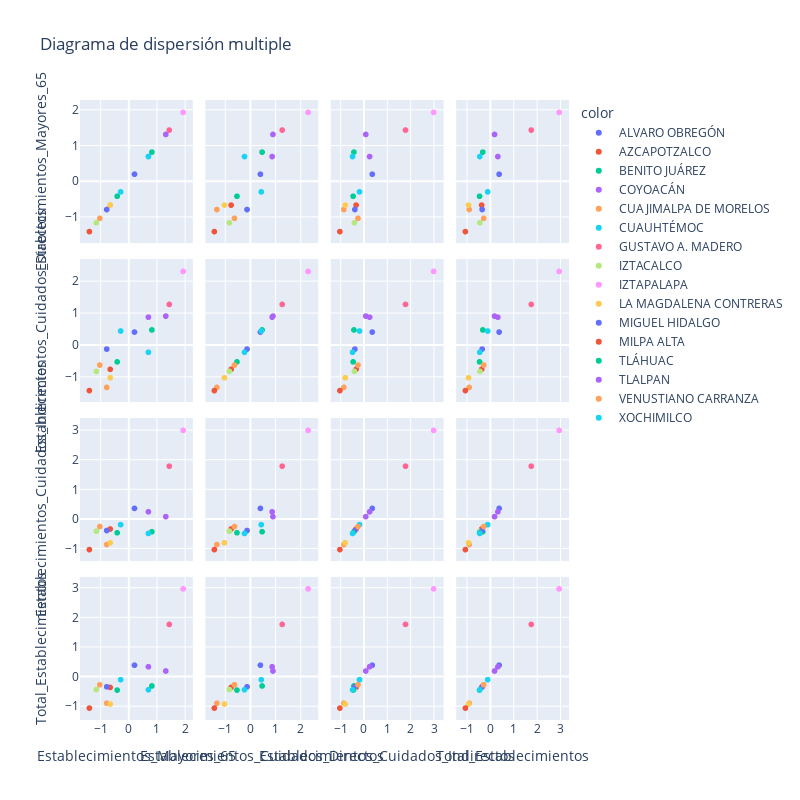

Here is the notebook cell this chart was saved with:
### Code cell
plot_relations(datos_z,datos_z.columns[5:9],datos['Alcaldia'])

### Figure 1 — Plotly figure (JSON) as saved in the notebook; plotly's stock layout.template omitted (floating-point values rounded to 4 significant figures)
{"data": [{"dimensions": [{"axis": {"matches": true}, "label": "Establecimientos_Mayores_65", "values": [0.2088]}, {"axis": {"matches": true}, "label": "Establecimientos_Cuidados_Directos", "values": [0.4193]}, {"axis": {"matches": true}, "label": "Establecimientos_Cuidados_Indirectos", "values": [0.3711]}, {"axis": {"matches": true}, "label": "Total_Establecimientos", "values": [0.3856]}], "hovertemplate": "color=ALVARO OBREGÓN<br>%{xaxis.title.text}=%{x}<br>%{yaxis.title.text}=%{y}<extra></extra>", "legendgroup": "ALVARO OBREGÓN", "marker": {"color": "#636efa", "symbol": "circle"}, "name": "ALVARO OBREGÓN", "showlegend": true, "type": "splom"}, {"dimensions": [{"axis": {"matches": true}, "label": "Establecimientos_Mayores_65", "values": [-0.6572]}, {"axis": {"matches": true}, "label": "Establecimientos_Cuidados_Directos", "values": [-0.749]}, {"axis": {"matches": true}, "label": "Establecimientos_Cuidados_Indirectos", "values": [-0.3253]}, {"axis": {"matches": true}, "label": "Total_Establecimientos", "values": [-0.3655]}], "hovertemplate": "color=AZCAPOTZALCO<br>%{xaxis.title.text}=%{x}<br>%{yaxis.title.text}=%{y}<extra></extra>", "legendgroup": "AZCAPOTZALCO", "marker": {"color": "#EF553B", "symbol": "circle"}, "name": "AZCAPOTZALCO", "showlegend": true, "type": "splom"}, {"dimensions": [{"axis": {"matches": true}, "label": "Establecimientos_Mayores_65", "values": [0.8273]}, {"axis": {"matches": true}, "label": "Establecimientos_Cuidados_Directos", "values": [0.4861]}, {"axis": {"matches": true}, "label": "Establecimientos_Cuidados_Indirectos", "values": [-0.4168]}, {"axis": {"matches": true}, "label": "Total_Establecimientos", "values": [-0.3154]}], "hovertemplate": "color=BENITO JUÁREZ<br>%{xaxis.title.text}=%{x}<br>%{yaxis.title.text}=%{y}<extra></extra>", "legendgroup": "BENITO JUÁREZ", "marker": {"color": "#00cc96", "symbol": "circle"}, "name": "BENITO JUÁREZ", "showlegend": true, "type": "splom"}, {"dimensions": [{"axis": {"matches": true}, "label": "Establecimientos_Mayores_65", "values": [1.322]}, {"axis": {"matches": true}, "label": "Establecimientos_Cuidados_Directos", "values": [0.92]}, {"axis": {"matches": true}, "label": "Establecimientos_Cuidados_Indirectos", "values": [0.09252]}, {"axis": {"matches": true}, "label": "Total_Establecimientos", "values": [0.1889]}], "hovertemplate": "color=COYOACÁN<br>%{xaxis.title.text}=%{x}<br>%{yaxis.title.text}=%{y}<extra></extra>", "legendgroup": "COYOACÁN", "marker": {"color": "#ab63fa", "symbol": "circle"}, "name": "COYOACÁN", "showlegend": true, "type": "splom"}, {"dimensions": [{"axis": {"matches": true}, "label": "Establecimientos_Mayores_65", "values": [-0.7809]}, {"axis": {"matches": true}, "label": "Establecimientos_Cuidados_Directos", "values": [-1.316]}, {"axis": {"matches": true}, "label": "Establecimientos_Cuidados_Indirectos", "values": [-0.8506]}, {"axis": {"matches": true}, "label": "Total_Establecimientos", "values": [-0.8985]}], "hovertemplate": "color=CUAJIMALPA DE MORELOS<br>%{xaxis.title.text}=%{x}<br>%{yaxis.title.text}=%{y}<extra></extra>", "legendgroup": "CUAJIMALPA DE MORELOS", "marker": {"color": "#FFA15A", "symbol": "circle"}, "name": "CUAJIMALPA DE MORELOS", "showlegend": true, "type": "splom"}, {"dimensions": [{"axis": {"matches": true}, "label": "Establecimientos_Mayores_65", "values": [-0.2861]}, {"axis": {"matches": true}, "label": "Establecimientos_Cuidados_Directos", "values": [0.4527]}, {"axis": {"matches": true}, "label": "Establecimientos_Cuidados_Indirectos", "values": [-0.1781]}, {"axis": {"matches": true}, "label": "Total_Establecimientos", "values": [-0.1044]}], "hovertemplate": "color=CUAUHTÉMOC<br>%{xaxis.title.text}=%{x}<br>%{yaxis.title.text}=%{y}<extra></extra>", "legendgroup": "CUAUHTÉMOC", "marker": {"color": "#19d3f3", "symbol": "circle"}, "name": "CUAUHTÉMOC", "showlegend": true, "type": "splom"}, {"dimensions": [{"axis": {"matches": true}, "label": "Establecimientos_Mayores_65", "values": [1.446]}, {"axis": {"matches": true}, "label": "Establecimientos_Cuidados_Directos", "values": [1.287]}, {"axis": {"matches": true}, "label": "Establecimientos_Cuidados_Indirectos", "values": [1.8]}, {"axis": {"matches": true}, "label": "Total_Establecimientos", "values": [1.763]}], "hovertemplate": "color=GUSTAVO A. MADERO<br>%{xaxis.title.text}=%{x}<br>%{yaxis.title.text}=%{y}<extra></extra>", "legendgroup": "GUSTAVO A. MADERO", "marker": {"color": "#FF6692", "symbol": "circle"}, "name": "GUSTAVO A. MADERO", "showlegend": true, "type": "splom"}, {"dimensions": [{"axis": {"matches": true}, "label": "Establecimientos_Mayores_65", "values": [-1.152]}, {"axis": {"matches": true}, "label": "Establecimientos_Cuidados_Directos", "values": [-0.8157]}, {"axis": {"matches": true}, "label": "Establecimientos_Cuidados_Indirectos", "values": [-0.3969]}, {"axis": {"matches": true}, "label": "Total_Establecimientos", "values": [-0.4371]}], "hovertemplate": "color=IZTACALCO<br>%{xaxis.title.text}=%{x}<br>%{yaxis.title.text}=%{y}<extra></extra>", "legendgroup": "IZTACALCO", "marker": {"color": "#B6E880", "symbol": "circle"}, "name": "IZTACALCO", "showlegend": true, "type": "splom"}, {"dimensions": [{"axis": {"matches": true}, "label": "Establecimientos_Mayores_65", "values": [1.941]}, {"axis": {"matches": true}, "label": "Establecimientos_Cuidados_Directos", "values": [2.322]}, {"axis": {"matches": true}, "label": "Establecimientos_Cuidados_Indirectos", "values": [3.009]}, {"axis": {"matches": true}, "label": "Total_Establecimientos", "values": [2.961]}], "hovertemplate": "color=IZTAPALAPA<br>%{xaxis.title.text}=%{x}<br>%{yaxis.title.text}=%{y}<extra></extra>", "legendgroup": "IZTAPALAPA", "marker": {"color": "#FF97FF", "symbol": "circle"}, "name": "IZTAPALAPA", "showlegend": true, "type": "splom"}, {"dimensions": [{"axis": {"matches": true}, "label": "Establecimientos_Mayores_65", "values": [-0.6572]}, {"axis": {"matches": true}, "label": "Establecimientos_Cuidados_Directos", "values": [-1.016]}, {"axis": {"matches": true}, "label": "Establecimientos_Cuidados_Indirectos", "values": [-0.7909]}, {"axis": {"matches": true}, "label": "Total_Establecimientos", "values": [-0.9271]}], "hovertemplate": "color=LA MAGDALENA CONTRERAS<br>%{xaxis.title.text}=%{x}<br>%{yaxis.title.text}=%{y}<extra></extra>", "legendgroup": "LA MAGDALENA CONTRERAS", "marker": {"color": "#FECB52", "symbol": "circle"}, "name": "LA MAGDALENA CONTRERAS", "showlegend": true, "type": "splom"}, {"dimensions": [{"axis": {"matches": true}, "label": "Establecimientos_Mayores_65", "values": [-0.7809]}, {"axis": {"matches": true}, "label": "Establecimientos_Cuidados_Directos", "values": [-0.1147]}, {"axis": {"matches": true}, "label": "Establecimientos_Cuidados_Indirectos", "values": [-0.377]}, {"axis": {"matches": true}, "label": "Total_Establecimientos", "values": [-0.3441]}], "hovertemplate": "color=MIGUEL HIDALGO<br>%{xaxis.title.text}=%{x}<br>%{yaxis.title.text}=%{y}<extra></extra>", "legendgroup": "MIGUEL HIDALGO", "marker": {"color": "#636efa", "symbol": "circle"}, "name": "MIGUEL HIDALGO", "showlegend": true, "type": "splom"}, {"dimensions": [{"axis": {"matches": true}, "label": "Establecimientos_Mayores_65", "values": [-1.399]}, {"axis": {"matches": true}, "label": "Establecimientos_Cuidados_Directos", "values": [-1.417]}, {"axis": {"matches": true}, "label": "Establecimientos_Cuidados_Indirectos", "values": [-1.022]}, {"axis": {"matches": true}, "label": "Total_Establecimientos", "values": [-1.063]}], "hovertemplate": "color=MILPA ALTA<br>%{xaxis.title.text}=%{x}<br>%{yaxis.title.text}=%{y}<extra></extra>", "legendgroup": "MILPA ALTA", "marker": {"color": "#EF553B", "symbol": "circle"}, "name": "MILPA ALTA", "showlegend": true, "type": "splom"}, {"dimensions": [{"axis": {"matches": true}, "label": "Establecimientos_Mayores_65", "values": [-0.4098]}, {"axis": {"matches": true}, "label": "Establecimientos_Cuidados_Directos", "values": [-0.5153]}, {"axis": {"matches": true}, "label": "Establecimientos_Cuidados_Indirectos", "values": [-0.4526]}, {"axis": {"matches": true}, "label": "Total_Establecimientos", "values": [-0.4549]}], "hovertemplate": "color=TLÁHUAC<br>%{xaxis.title.text}=%{x}<br>%{yaxis.title.text}=%{y}<extra></extra>", "legendgroup": "TLÁHUAC", "marker": {"color": "#00cc96", "symbol": "circle"}, "name": "TLÁHUAC", "showlegend": true, "type": "splom"}, {"dimensions": [{"axis": {"matches": true}, "label": "Establecimientos_Mayores_65", "values": [0.7036]}, {"axis": {"matches": true}, "label": "Establecimientos_Cuidados_Directos", "values": [0.8867]}, {"axis": {"matches": true}, "label": "Establecimientos_Cuidados_Indirectos", "values": [0.2557]}, {"axis": {"matches": true}, "label": "Total_Establecimientos", "values": [0.332]}], "hovertemplate": "color=TLALPAN<br>%{xaxis.title.text}=%{x}<br>%{yaxis.title.text}=%{y}<extra></extra>", "legendgroup": "TLALPAN", "marker": {"color": "#ab63fa", "symbol": "circle"}, "name": "TLALPAN", "showlegend": true, "type": "splom"}, {"dimensions": [{"axis": {"matches": true}, "label": "Establecimientos_Mayores_65", "values": [-1.028]}, {"axis": {"matches": true}, "label": "Establecimientos_Cuidados_Directos", "values": [-0.6154]}, {"axis": {"matches": true}, "label": "Establecimientos_Cuidados_Indirectos", "values": [-0.2417]}, {"axis": {"matches": true}, "label": "Total_Establecimientos", "values": [-0.2761]}], "hovertemplate": "color=VENUSTIANO CARRANZA<br>%{xaxis.title.text}=%{x}<br>%{yaxis.title.text}=%{y}<extra></extra>", "legendgroup": "VENUSTIANO CARRANZA", "marker": {"color": "#FFA15A", "symbol": "circle"}, "name": "VENUSTIANO CARRANZA", "showlegend": true, "type": "splom"}, {"dimensions": [{"axis": {"matches": true}, "label": "Establecimientos_Mayores_65", "values": [0.7036]}, {"axis": {"matches": true}, "label": "Establecimientos_Cuidados_Directos", "values": [-0.2149]}, {"axis": {"matches": true}, "label": "Establecimientos_Cuidados_Indirectos", "values": [-0.4765]}, {"axis": {"matches": true}, "label": "Total_Establecimientos", "values": [-0.4442]}], "hovertemplate": "color=XOCHIMILCO<br>%{xaxis.title.text}=%{x}<br>%{yaxis.title.text}=%{y}<extra></extra>", "legendgroup": "XOCHIMILCO", "marker": {"color": "#19d3f3", "symbol": "circle"}, "name": "XOCHIMILCO", "showlegend": true, "type": "splom"}], "layout": {"autosize": false, "dragmode": "select", "height": 800, "legend": {"title": {"text": "color"}, "tracegroupgap": 0}, "title": {"text": "Diagrama de dispersión multiple"}, "width": 800}}
